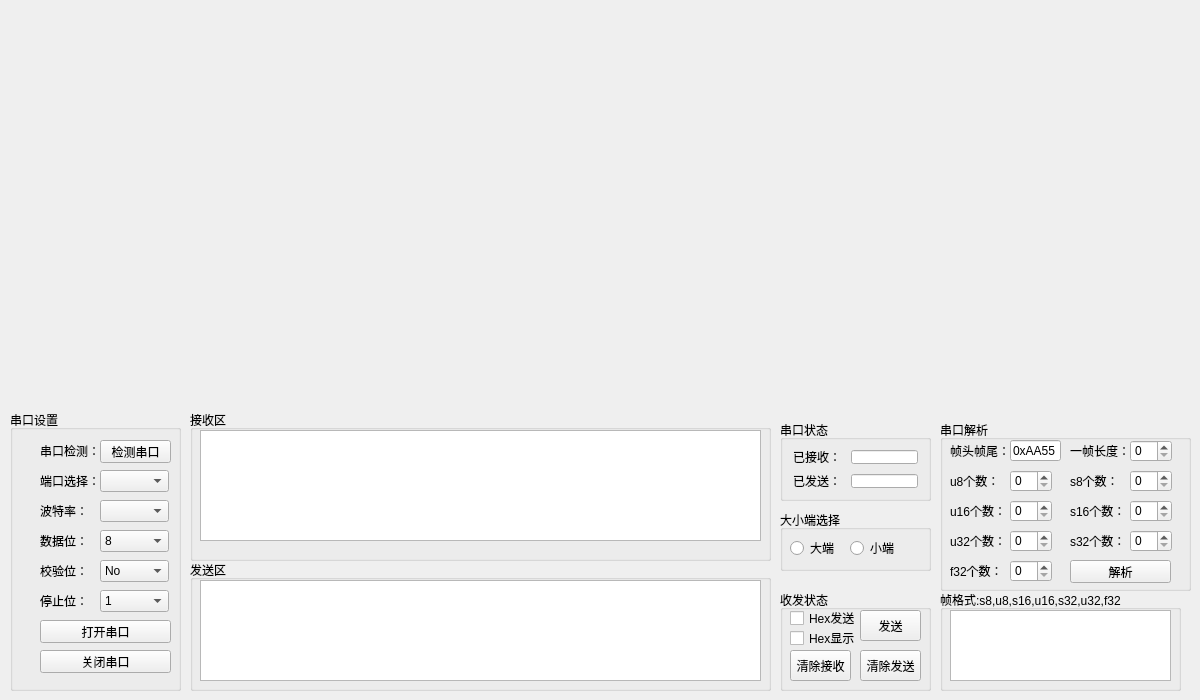
<?xml version="1.0" encoding="UTF-8"?>
<ui version="4.0">
 <class>MainWindow</class>
 <widget class="QMainWindow" name="MainWindow">
  <property name="geometry">
   <rect>
    <x>0</x>
    <y>0</y>
    <width>1200</width>
    <height>700</height>
   </rect>
  </property>
  <property name="contextMenuPolicy">
   <enum>Qt::PreventContextMenu</enum>
  </property>
  <property name="windowTitle">
   <string>MainWindow</string>
  </property>
  <widget class="QWidget" name="centralwidget">
   <widget class="QGroupBox" name="serial_cfg">
    <property name="geometry">
     <rect>
      <x>10</x>
      <y>410</y>
      <width>171</width>
      <height>281</height>
     </rect>
    </property>
    <property name="title">
     <string>串口设置</string>
    </property>
    <widget class="QPushButton" name="close_serial_bt">
     <property name="geometry">
      <rect>
       <x>30</x>
       <y>240</y>
       <width>131</width>
       <height>23</height>
      </rect>
     </property>
     <property name="text">
      <string>关闭串口</string>
     </property>
    </widget>
    <widget class="QLabel" name="serial_stopbits_label">
     <property name="geometry">
      <rect>
       <x>30</x>
       <y>180</y>
       <width>60</width>
       <height>21</height>
      </rect>
     </property>
     <property name="text">
      <string>停止位：</string>
     </property>
    </widget>
    <widget class="QComboBox" name="serial_parity_select_box">
     <property name="geometry">
      <rect>
       <x>90</x>
       <y>150</y>
       <width>69</width>
       <height>22</height>
      </rect>
     </property>
     <item>
      <property name="text">
       <string>No</string>
      </property>
     </item>
     <item>
      <property name="text">
       <string>Even</string>
      </property>
     </item>
     <item>
      <property name="text">
       <string>Odd</string>
      </property>
     </item>
     <item>
      <property name="text">
       <string>Space</string>
      </property>
     </item>
     <item>
      <property name="text">
       <string>Mark</string>
      </property>
     </item>
    </widget>
    <widget class="QLabel" name="serial_setect_label">
     <property name="geometry">
      <rect>
       <x>30</x>
       <y>60</y>
       <width>60</width>
       <height>21</height>
      </rect>
     </property>
     <property name="text">
      <string>端口选择：</string>
     </property>
    </widget>
    <widget class="QLabel" name="serial_baudrate_label">
     <property name="geometry">
      <rect>
       <x>30</x>
       <y>90</y>
       <width>60</width>
       <height>21</height>
      </rect>
     </property>
     <property name="text">
      <string>波特率：</string>
     </property>
    </widget>
    <widget class="QLabel" name="serial_parity_label">
     <property name="geometry">
      <rect>
       <x>30</x>
       <y>150</y>
       <width>60</width>
       <height>21</height>
      </rect>
     </property>
     <property name="text">
      <string>校验位：</string>
     </property>
    </widget>
    <widget class="QComboBox" name="serial_stopbits_select_box">
     <property name="geometry">
      <rect>
       <x>90</x>
       <y>180</y>
       <width>69</width>
       <height>22</height>
      </rect>
     </property>
     <item>
      <property name="text">
       <string>1</string>
      </property>
     </item>
     <item>
      <property name="text">
       <string>1.5</string>
      </property>
     </item>
     <item>
      <property name="text">
       <string>2</string>
      </property>
     </item>
    </widget>
    <widget class="QLabel" name="serial_detect_label">
     <property name="geometry">
      <rect>
       <x>30</x>
       <y>30</y>
       <width>60</width>
       <height>21</height>
      </rect>
     </property>
     <property name="text">
      <string>串口检测：</string>
     </property>
    </widget>
    <widget class="QComboBox" name="serial_baudrate_select_box">
     <property name="geometry">
      <rect>
       <x>90</x>
       <y>90</y>
       <width>69</width>
       <height>22</height>
      </rect>
     </property>
     <property name="insertPolicy">
      <enum>QComboBox::NoInsert</enum>
     </property>
    </widget>
    <widget class="QLabel" name="serial_databits_label">
     <property name="geometry">
      <rect>
       <x>30</x>
       <y>120</y>
       <width>60</width>
       <height>21</height>
      </rect>
     </property>
     <property name="text">
      <string>数据位：</string>
     </property>
    </widget>
    <widget class="QComboBox" name="serial_databits_select_box">
     <property name="geometry">
      <rect>
       <x>90</x>
       <y>120</y>
       <width>69</width>
       <height>22</height>
      </rect>
     </property>
     <item>
      <property name="text">
       <string>8</string>
      </property>
     </item>
     <item>
      <property name="text">
       <string>7</string>
      </property>
     </item>
     <item>
      <property name="text">
       <string>6</string>
      </property>
     </item>
     <item>
      <property name="text">
       <string>5</string>
      </property>
     </item>
    </widget>
    <widget class="QPushButton" name="serial_detect_bt">
     <property name="geometry">
      <rect>
       <x>90</x>
       <y>30</y>
       <width>71</width>
       <height>23</height>
      </rect>
     </property>
     <property name="text">
      <string>检测串口</string>
     </property>
    </widget>
    <widget class="QPushButton" name="open_serial_bt">
     <property name="geometry">
      <rect>
       <x>30</x>
       <y>210</y>
       <width>131</width>
       <height>23</height>
      </rect>
     </property>
     <property name="text">
      <string>打开串口</string>
     </property>
    </widget>
    <widget class="QComboBox" name="serial_select_box">
     <property name="geometry">
      <rect>
       <x>90</x>
       <y>60</y>
       <width>69</width>
       <height>22</height>
      </rect>
     </property>
    </widget>
   </widget>
   <widget class="QGroupBox" name="serial_status_gruop">
    <property name="geometry">
     <rect>
      <x>780</x>
      <y>420</y>
      <width>151</width>
      <height>81</height>
     </rect>
    </property>
    <property name="title">
     <string>串口状态</string>
    </property>
    <layout class="QFormLayout" name="formLayout_2">
     <property name="horizontalSpacing">
      <number>10</number>
     </property>
     <property name="verticalSpacing">
      <number>10</number>
     </property>
     <property name="leftMargin">
      <number>10</number>
     </property>
     <property name="topMargin">
      <number>10</number>
     </property>
     <property name="rightMargin">
      <number>10</number>
     </property>
     <property name="bottomMargin">
      <number>10</number>
     </property>
     <item row="0" column="0">
      <widget class="QLabel" name="serial_receive_num_label">
       <property name="text">
        <string>已接收：</string>
       </property>
      </widget>
     </item>
     <item row="1" column="0">
      <widget class="QLabel" name="serial_send_num_label">
       <property name="text">
        <string>已发送：</string>
       </property>
      </widget>
     </item>
     <item row="0" column="1">
      <widget class="QLineEdit" name="serial_receive_num_edit"/>
     </item>
     <item row="1" column="1">
      <widget class="QLineEdit" name="serial_send_num_edit"/>
     </item>
    </layout>
   </widget>
   <widget class="QGroupBox" name="receive_groupbox">
    <property name="geometry">
     <rect>
      <x>190</x>
      <y>410</y>
      <width>581</width>
      <height>151</height>
     </rect>
    </property>
    <property name="title">
     <string>接收区</string>
    </property>
    <widget class="QTextBrowser" name="receive_text">
     <property name="geometry">
      <rect>
       <x>10</x>
       <y>20</y>
       <width>561</width>
       <height>111</height>
      </rect>
     </property>
    </widget>
   </widget>
   <widget class="QGroupBox" name="send_groupbox">
    <property name="geometry">
     <rect>
      <x>190</x>
      <y>560</y>
      <width>581</width>
      <height>131</height>
     </rect>
    </property>
    <property name="title">
     <string>发送区</string>
    </property>
    <widget class="QTextEdit" name="send_text">
     <property name="geometry">
      <rect>
       <x>10</x>
       <y>20</y>
       <width>561</width>
       <height>101</height>
      </rect>
     </property>
    </widget>
   </widget>
   <widget class="QGroupBox" name="serial_rt_status_group">
    <property name="geometry">
     <rect>
      <x>780</x>
      <y>590</y>
      <width>151</width>
      <height>101</height>
     </rect>
    </property>
    <property name="title">
     <string>收发状态</string>
    </property>
    <widget class="QCheckBox" name="hex_send">
     <property name="geometry">
      <rect>
       <x>10</x>
       <y>20</y>
       <width>71</width>
       <height>16</height>
      </rect>
     </property>
     <property name="text">
      <string>Hex发送</string>
     </property>
     <property name="checked">
      <bool>false</bool>
     </property>
    </widget>
    <widget class="QPushButton" name="receive_clear_button">
     <property name="geometry">
      <rect>
       <x>10</x>
       <y>60</y>
       <width>61</width>
       <height>31</height>
      </rect>
     </property>
     <property name="text">
      <string>清除接收</string>
     </property>
    </widget>
    <widget class="QCheckBox" name="hex_receive">
     <property name="enabled">
      <bool>true</bool>
     </property>
     <property name="geometry">
      <rect>
       <x>10</x>
       <y>40</y>
       <width>71</width>
       <height>16</height>
      </rect>
     </property>
     <property name="tabletTracking">
      <bool>false</bool>
     </property>
     <property name="acceptDrops">
      <bool>false</bool>
     </property>
     <property name="autoFillBackground">
      <bool>false</bool>
     </property>
     <property name="text">
      <string>Hex显示</string>
     </property>
     <property name="checked">
      <bool>false</bool>
     </property>
     <property name="autoRepeat">
      <bool>false</bool>
     </property>
     <property name="autoExclusive">
      <bool>false</bool>
     </property>
     <property name="tristate">
      <bool>false</bool>
     </property>
    </widget>
    <widget class="QPushButton" name="send_clear_button">
     <property name="geometry">
      <rect>
       <x>80</x>
       <y>60</y>
       <width>61</width>
       <height>31</height>
      </rect>
     </property>
     <property name="text">
      <string>清除发送</string>
     </property>
    </widget>
    <widget class="QPushButton" name="send_button">
     <property name="geometry">
      <rect>
       <x>80</x>
       <y>20</y>
       <width>61</width>
       <height>31</height>
      </rect>
     </property>
     <property name="text">
      <string>发送</string>
     </property>
    </widget>
   </widget>
   <widget class="QWidget" name="verticalLayoutWidget">
    <property name="geometry">
     <rect>
      <x>10</x>
      <y>10</y>
      <width>1181</width>
      <height>391</height>
     </rect>
    </property>
    <layout class="QVBoxLayout" name="graph_layout"/>
   </widget>
   <widget class="QGroupBox" name="uart_analyze_groupbox">
    <property name="geometry">
     <rect>
      <x>940</x>
      <y>420</y>
      <width>251</width>
      <height>171</height>
     </rect>
    </property>
    <property name="title">
     <string>串口解析</string>
    </property>
    <widget class="QLabel" name="cmd_label">
     <property name="geometry">
      <rect>
       <x>10</x>
       <y>20</y>
       <width>60</width>
       <height>21</height>
      </rect>
     </property>
     <property name="text">
      <string>帧头帧尾：</string>
     </property>
    </widget>
    <widget class="QLabel" name="length_label">
     <property name="geometry">
      <rect>
       <x>130</x>
       <y>20</y>
       <width>60</width>
       <height>21</height>
      </rect>
     </property>
     <property name="text">
      <string>一帧长度：</string>
     </property>
    </widget>
    <widget class="QLineEdit" name="cmd_edit">
     <property name="geometry">
      <rect>
       <x>70</x>
       <y>20</y>
       <width>51</width>
       <height>21</height>
      </rect>
     </property>
     <property name="text">
      <string>0xAA55</string>
     </property>
    </widget>
    <widget class="QSpinBox" name="u8_num_spinBox">
     <property name="geometry">
      <rect>
       <x>70</x>
       <y>50</y>
       <width>42</width>
       <height>22</height>
      </rect>
     </property>
    </widget>
    <widget class="QLabel" name="u8_num_label">
     <property name="geometry">
      <rect>
       <x>10</x>
       <y>50</y>
       <width>60</width>
       <height>21</height>
      </rect>
     </property>
     <property name="text">
      <string>u8个数：</string>
     </property>
    </widget>
    <widget class="QLabel" name="s8_num_label">
     <property name="geometry">
      <rect>
       <x>130</x>
       <y>50</y>
       <width>60</width>
       <height>21</height>
      </rect>
     </property>
     <property name="text">
      <string>s8个数：</string>
     </property>
    </widget>
    <widget class="QSpinBox" name="s8_num_spinBox">
     <property name="geometry">
      <rect>
       <x>190</x>
       <y>50</y>
       <width>42</width>
       <height>22</height>
      </rect>
     </property>
    </widget>
    <widget class="QLabel" name="u16_num_label">
     <property name="geometry">
      <rect>
       <x>10</x>
       <y>80</y>
       <width>60</width>
       <height>21</height>
      </rect>
     </property>
     <property name="text">
      <string>u16个数：</string>
     </property>
    </widget>
    <widget class="QSpinBox" name="u16_num_spinBox">
     <property name="geometry">
      <rect>
       <x>70</x>
       <y>80</y>
       <width>42</width>
       <height>22</height>
      </rect>
     </property>
    </widget>
    <widget class="QSpinBox" name="s16_num_spinBox">
     <property name="geometry">
      <rect>
       <x>190</x>
       <y>80</y>
       <width>42</width>
       <height>22</height>
      </rect>
     </property>
    </widget>
    <widget class="QLabel" name="s16_num_label">
     <property name="geometry">
      <rect>
       <x>130</x>
       <y>80</y>
       <width>60</width>
       <height>21</height>
      </rect>
     </property>
     <property name="text">
      <string>s16个数：</string>
     </property>
    </widget>
    <widget class="QSpinBox" name="u32_num_spinBox">
     <property name="geometry">
      <rect>
       <x>70</x>
       <y>110</y>
       <width>42</width>
       <height>22</height>
      </rect>
     </property>
    </widget>
    <widget class="QLabel" name="u32_num_label">
     <property name="geometry">
      <rect>
       <x>10</x>
       <y>110</y>
       <width>60</width>
       <height>21</height>
      </rect>
     </property>
     <property name="text">
      <string>u32个数：</string>
     </property>
    </widget>
    <widget class="QSpinBox" name="s32_num_spinBox">
     <property name="geometry">
      <rect>
       <x>190</x>
       <y>110</y>
       <width>42</width>
       <height>22</height>
      </rect>
     </property>
    </widget>
    <widget class="QLabel" name="s32_num_label">
     <property name="geometry">
      <rect>
       <x>130</x>
       <y>110</y>
       <width>60</width>
       <height>21</height>
      </rect>
     </property>
     <property name="text">
      <string>s32个数：</string>
     </property>
    </widget>
    <widget class="QLabel" name="f32_num_label">
     <property name="geometry">
      <rect>
       <x>10</x>
       <y>140</y>
       <width>60</width>
       <height>21</height>
      </rect>
     </property>
     <property name="text">
      <string>f32个数：</string>
     </property>
    </widget>
    <widget class="QSpinBox" name="f32_num_spinBox">
     <property name="geometry">
      <rect>
       <x>70</x>
       <y>140</y>
       <width>42</width>
       <height>22</height>
      </rect>
     </property>
    </widget>
    <widget class="QPushButton" name="uart_analyze_bt">
     <property name="geometry">
      <rect>
       <x>130</x>
       <y>140</y>
       <width>101</width>
       <height>23</height>
      </rect>
     </property>
     <property name="text">
      <string>解析</string>
     </property>
    </widget>
    <widget class="QSpinBox" name="frame_len_spinBox">
     <property name="geometry">
      <rect>
       <x>190</x>
       <y>20</y>
       <width>42</width>
       <height>22</height>
      </rect>
     </property>
    </widget>
   </widget>
   <widget class="QGroupBox" name="analyze_data_groupbox">
    <property name="geometry">
     <rect>
      <x>940</x>
      <y>590</y>
      <width>241</width>
      <height>101</height>
     </rect>
    </property>
    <property name="title">
     <string>帧格式:s8,u8,s16,u16,s32,u32,f32</string>
    </property>
    <widget class="QTextBrowser" name="analyze_data_text">
     <property name="geometry">
      <rect>
       <x>10</x>
       <y>20</y>
       <width>221</width>
       <height>71</height>
      </rect>
     </property>
    </widget>
   </widget>
   <widget class="QGroupBox" name="endian_groupBox">
    <property name="geometry">
     <rect>
      <x>780</x>
      <y>510</y>
      <width>151</width>
      <height>61</height>
     </rect>
    </property>
    <property name="title">
     <string>大小端选择</string>
    </property>
    <widget class="QRadioButton" name="big_endian_radiobt">
     <property name="geometry">
      <rect>
       <x>10</x>
       <y>30</y>
       <width>51</width>
       <height>16</height>
      </rect>
     </property>
     <property name="text">
      <string>大端</string>
     </property>
    </widget>
    <widget class="QRadioButton" name="little_endian_radiobt">
     <property name="geometry">
      <rect>
       <x>70</x>
       <y>30</y>
       <width>51</width>
       <height>16</height>
      </rect>
     </property>
     <property name="text">
      <string>小端</string>
     </property>
    </widget>
   </widget>
  </widget>
 </widget>
 <resources/>
 <connections/>
</ui>
